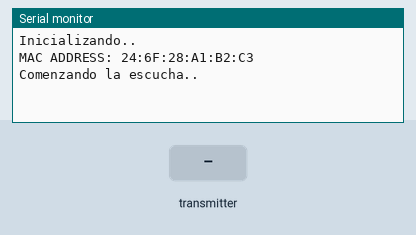
The program below on a simulated ESP32. Parts: the last lines printed to the serial monitor. The test bench sets the inputs (shaded band).

Above: at 4.2 s.
4.3 s: the transmitter starts sending a = 0
At 4.61 s:
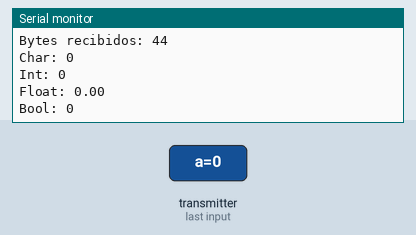
5.8 s: the transmitter starts sending b = 1024
7.3 s: the transmitter starts sending c = 25
8.8 s: the transmitter starts sending d = 1
At 9.11 s:
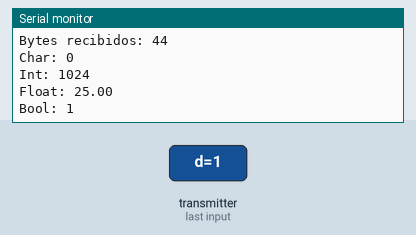
10.3 s: the transmitter starts sending a = 1
11.8 s: the transmitter starts sending b = 2048
Timing chart, 0 to 14.3 s (numbered marks = the images above; inputs shaded):
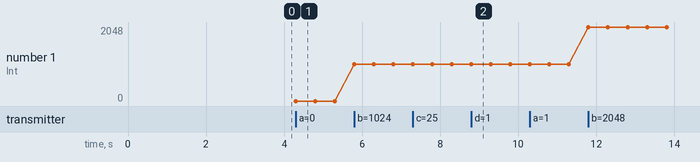

The program:

main.cpp
```cpp
#include <Arduino.h>

#if defined(ESP8266)
	#pragma message "ESP8266"
	#include <ESP8266WiFi.h>
	#include <espnow.h>
#elif defined(ESP32)
	#pragma message "ESP32"
	#include "WiFi.h"
	#include <esp_now.h>
#else
	#error "Plataforma incorrecta"
#endif

//Esctructura de datos
typedef struct struct_message
{
	char a[32];
	int b;
	float c;
	bool d;
} struct_message;

//Variable de tipo estructura
struct_message myData;

// callback function that will be executed when data is received
#if defined(ESP8266)
	void OnDataRecv(uint8_t * mac, uint8_t *incomingData, uint8_t len) {
#elif defined(ESP32)
	void OnDataRecv(const uint8_t * mac, const uint8_t *incomingData, int len) {
#endif
	memcpy(&myData, incomingData, sizeof(myData));
	Serial.print("Bytes recibidos: ");
	Serial.println(len);
	Serial.print("Char: ");
	Serial.println(myData.a);
	Serial.print("Int: ");
	Serial.println(myData.b);
	Serial.print("Float: ");
	Serial.println(myData.c);
	Serial.print("Bool: ");
	Serial.println(myData.d);
	Serial.println();
}

void setup()
{
	Serial.begin(115200);
	Serial.println("\n\n\nInicializando..");

	WiFi.mode(WIFI_STA);
	delay(2000);

	Serial.println("MAC ADDRESS: "+String(WiFi.macAddress()));

	#if defined(ESP8266)
		if (esp_now_init() != 0) {
			Serial.println("Error inicializando ESP-NOW");
			return;
		}
		esp_now_set_self_role(ESP_NOW_ROLE_SLAVE);
  		esp_now_register_recv_cb(OnDataRecv);
	#elif defined(ESP32)
		if (esp_now_init() != ESP_OK) {
			Serial.println("Error inicializando ESP-NOW");
			return;
		}
		esp_now_register_recv_cb(OnDataRecv);
	#endif

	delay(1000);
	Serial.println("Comenzando la escucha..");
}

void loop()
{ }
```

Measured:
- after the input at 4.3 s, the serial monitor: prints a new line at once (image 1)
- after the input at 8.8 s, the serial monitor: prints a new line at once (image 2)
- plotted number 1: 0 → 1024 after the input at 5.8 s, 1024 → 2048 after the input at 11.8 s
